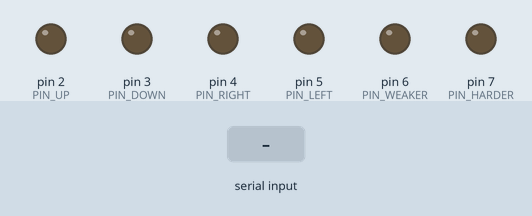
Simulated run of this sketch. Board: Arduino Uno, built with avr-gcc and run on an emulated ATmega328P. Parts: output pins drawn as LEDs (lit = HIGH). Inputs (shaded band) come from the test bench.

Above: at 1.2 s.
1.3 s: "UP\n" received over Serial
At 2.5 s:
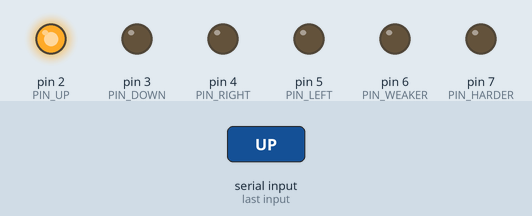
2.8 s: "DOWN\n" received over Serial
At 3.8 s:
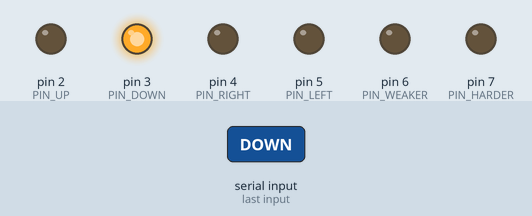
4.3 s: "LEFT\n" received over Serial
At 4.9 s:
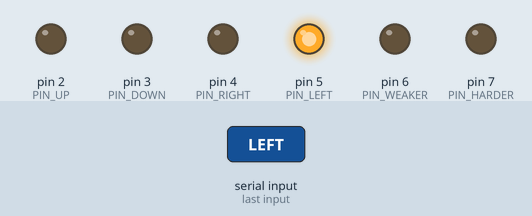
5.8 s: "RIGHT\n" received over Serial
At 6.1 s:
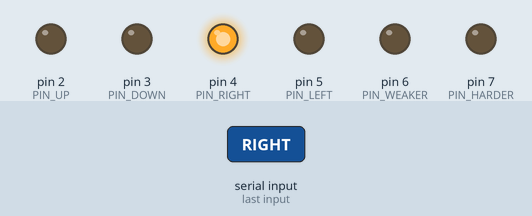
7.3 s: "HARDER\n" received over Serial
At 8.1 s:
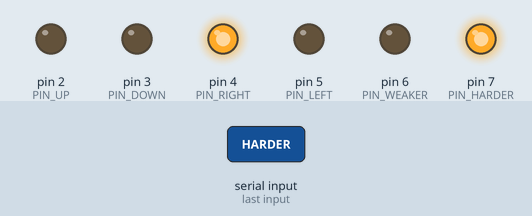
9.8 s: "WEAKER\n" received over Serial
At 10.3 s:
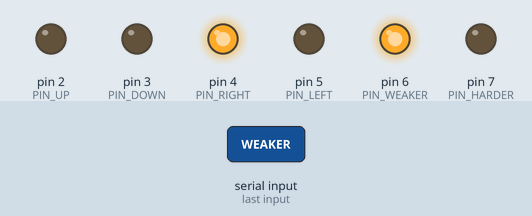
Timing chart, 0 to 12.8 s (numbered marks = the images above; inputs shaded):
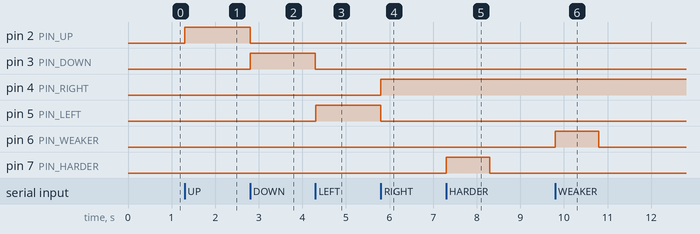

Measured:
- after the input at 1.3 s, pin 2 (PIN_UP): LOW → HIGH at once
- after the input at 2.8 s, pin 2 (PIN_UP): HIGH → LOW at once; pin 3 (PIN_DOWN): LOW → HIGH at once
- after the input at 4.3 s, pin 3 (PIN_DOWN): HIGH → LOW at once; pin 5 (PIN_LEFT): LOW → HIGH at once
- after the input at 5.8 s, pin 4 (PIN_RIGHT): LOW → HIGH at once; pin 5 (PIN_LEFT): HIGH → LOW at once
- after the input at 7.3 s, pin 7 (PIN_HARDER): LOW → HIGH at once, → LOW 1.0 s later
- after the input at 9.8 s, pin 6 (PIN_WEAKER): LOW → HIGH at once, → LOW 1.0 s later

The sketch:

box.ino
````cpp
/**
 * @file box.ino
 * @brief Arduino Uno firmware for directional visual feedback using a LED box.
 *
 * This sketch controls six LEDs mounted in a physical box that provide directional
 * and compression-depth feedback to the user. Commands are received via Serial (115200 baud)
 * and each token (e.g., "UP", "HARDER") maps to a specific LED activation.
 *
 * ## Feedback Design
 * - **Directional Cues**:
 *   - "UP", "DOWN", "LEFT", "RIGHT" turn on one directional LED.
 *   - These indicate correction in hand position.
 * - **Depth Cues**:
 *   - "HARDER" (compress deeper) → Activates depth LED for HARDER
 *   - "WEAKER" (compress shallower) → Activates depth LED for WEAKER
 *   - These LEDs turn off automatically after a configurable timeout.
 * - "OFF" turns off all directional LEDs.
 *
 * ## Pin Mapping
 * - Directional LEDs: Pins 2–5
 * - Depth LEDs: Pins 6–7
 *   ```
 *   2: UP
 *   3: DOWN
 *   4: RIGHT
 *   5: LEFT
 *   6: WEAKER
 *   7: HARDER
 *   ```

 * ## Behavior
 * - Supports comma-separated command strings (e.g., `"UP,HARDER"`)
 * - Directional LEDs clear immediately before a new position command
 * - Depth LEDs auto-clear after `DEPTH_LED_DURATION` (default: 1000 ms)
 */

// led pins
const uint8_t PIN_UP     = 2;
const uint8_t PIN_DOWN   = 3;
const uint8_t PIN_RIGHT  = 4;
const uint8_t PIN_LEFT   = 5;
const uint8_t PIN_WEAKER = 6;
const uint8_t PIN_HARDER = 7;

// how long to hold depth LEDs (ms)
const unsigned long DEPTH_LED_DURATION = 1000;

unsigned long lastDepthCmdTime = 0;
bool depthLedActive         = false;

// helper: turn all position/depth LEDs off
void allOff() {
  digitalWrite(PIN_UP,     LOW);
  digitalWrite(PIN_DOWN,   LOW);
  digitalWrite(PIN_RIGHT,  LOW);
  digitalWrite(PIN_LEFT,   LOW);
}

void setup() {
  Serial.begin(115200);
  Serial.setTimeout(10);  // readStringUntil waits max 10 ms

  pinMode(PIN_UP,     OUTPUT);
  pinMode(PIN_DOWN,   OUTPUT);
  pinMode(PIN_RIGHT,  OUTPUT);
  pinMode(PIN_LEFT,   OUTPUT);
  pinMode(PIN_WEAKER, OUTPUT);
  pinMode(PIN_HARDER, OUTPUT);
  allOff();
}

void loop() {
  if (Serial.available()) {
    String line = Serial.readStringUntil('\n');
    line.trim();

    bool containsPosition = line.indexOf("UP") >= 0 || line.indexOf("DOWN") >= 0 ||
                            line.indexOf("LEFT") >= 0 || line.indexOf("RIGHT") >= 0;

    // clear ONLY position leds if any position tokens exist
    if (containsPosition) {
      digitalWrite(PIN_UP,   LOW);
      digitalWrite(PIN_DOWN, LOW);
      digitalWrite(PIN_LEFT, LOW);
      digitalWrite(PIN_RIGHT, LOW);
    }

    // depth leds are cleared by timer

    int pos = 0;
    while (pos < line.length()) {
      int comma = line.indexOf(',', pos);
      String token = (comma < 0) ? line.substring(pos) : line.substring(pos, comma);
      pos = (comma < 0) ? line.length() : comma + 1;
      token.trim();

      if (token.equalsIgnoreCase("HARDER")) {
        digitalWrite(PIN_HARDER, HIGH);
        lastDepthCmdTime = millis();
        depthLedActive = true;
      }
      else if (token.equalsIgnoreCase("WEAKER")) {
        digitalWrite(PIN_WEAKER, HIGH);
        lastDepthCmdTime = millis();
        depthLedActive = true;
      }
      else if (token.equalsIgnoreCase("UP")) {
        digitalWrite(PIN_UP, HIGH);
      }
      else if (token.equalsIgnoreCase("DOWN")) {
        digitalWrite(PIN_DOWN, HIGH);
      }
      else if (token.equalsIgnoreCase("LEFT")) {
        digitalWrite(PIN_LEFT, HIGH);
      }
      else if (token.equalsIgnoreCase("RIGHT")) {
        digitalWrite(PIN_RIGHT, HIGH);
      }
      else if (token.equalsIgnoreCase("OFF")) {
        allOff();
      }
    }
  }

  // auto‐turn‐off depth LEDs after the duration elapses
  if (depthLedActive && (millis() - lastDepthCmdTime >= DEPTH_LED_DURATION)) {
    digitalWrite(PIN_HARDER, LOW);
    digitalWrite(PIN_WEAKER, LOW);
    depthLedActive = false;
  }

  delay(1);
}
````
